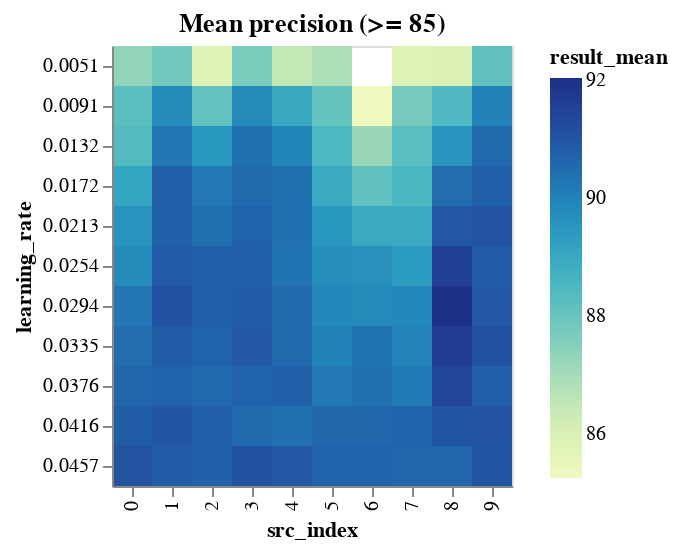

Notebook code cell kept with this figure:
### Code cell
range_learning_rate_results_df = learning_rate_results_df[
    learning_rate_results_df.result_mean >= DETAILED_VIEW_TRESHOLD
]

binified_learning_rate_heatmap(
    f"Mean precision (>= {DETAILED_VIEW_TRESHOLD})", range_learning_rate_results_df
)

### Figure 1 — Vega-Lite specification as saved in the notebook (floating-point values rounded to 4 significant figures)
{"config": {"view": {"continuousWidth": 400, "continuousHeight": 300}}, "hconcat": [{"mark": "rect", "encoding": {"color": {"type": "quantitative", "field": "result_mean"}, "tooltip": [{"type": "quantitative", "field": "result_mean"}, {"type": "quantitative", "field": "result_std"}, {"type": "quantitative", "field": "neurons"}, {"type": "quantitative", "field": "layers"}, {"type": "quantitative", "field": "epochs"}, {"type": "quantitative", "field": "learning_rate"}, {"type": "quantitative", "field": "src_index"}], "x": {"type": "ordinal", "field": "src_index"}, "y": {"type": "ordinal", "field": "learning_rate"}}, "selection": {"selector006": {"type": "interval", "bind": "scales", "encodings": ["x", "y"]}}, "title": "Mean precision (>= 85)"}], "data": {"name": "data-a7f724d6d22a55bf7551223a79b3ccd7"}, "$schema": "https://vega.github.io/schema/vega-lite/v4.8.1.json", "datasets": {"data-a7f724d6d22a55bf7551223a79b3ccd7": [{"neurons": 14, "layers": 3, "epochs": 60, "learning_rate": 0.0416, "momentum": 0.05776, "result_mean": 90.78, "result_std": 0.4169, "src_index": 2}, {"neurons": 14, "layers": 3, "epochs": 100, "learning_rate": 0.0294, "momentum": 0.05776, "result_mean": 91.09, "result_std": 0.5591, "src_index": 1}, {"neurons": 14, "layers": 3, "epochs": 60, "learning_rate": 0.0457, "momentum": 0.05776, "result_mean": 90.72, "result_std": 0.5263, "src_index": 2}, {"neurons": 8, "layers": 1, "epochs": 130, "learning_rate": 0.0213, "momentum": 0.05776, "result_mean": 89.58, "result_std": 0.4545, "src_index": 0}, {"neurons": 14, "layers": 3, "epochs": 70, "learning_rate": 0.0335, "momentum": 0.05776, "result_mean": 90.52, "result_std": 0.5516, "src_index": 4}, {"neurons": 14, "layers": 3, "epochs": 60, "learning_rate": 0.0376, "momentum": 0.05776, "result_mean": 90.52, "result_std": 0.5566, "src_index": 2}, {"neurons": 14, "layers": 3, "epochs": 100, "learning_rate": 0.0335, "momentum": 0.05776, "result_mean": 90.83, "result_std": 0.5909, "src_index": 1}, {"neurons": 8, "layers": 1, "epochs": 130, "learning_rate": 0.0254, "momentum": 0.05776, "result_mean": 89.79, "result_std": 0.5002, "src_index": 0}, {"neurons": 14, "layers": 3, "epochs": 90, "learning_rate": 0.0335, "momentum": 0.05776, "result_mean": 90.93, "result_std": 0.6379, "src_index": 3}, {"neurons": 14, "layers": 3, "epochs": 100, "learning_rate": 0.0254, "momentum": 0.05776, "result_mean": 90.88, "result_std": 0.6634, "src_index": 1}, {"neurons": 8, "layers": 1, "epochs": 100, "learning_rate": 0.0335, "momentum": 0.05776, "result_mean": 89.94, "result_std": 0.6052, "src_index": 7}, {"neurons": 8, "layers": 1, "epochs": 100, "learning_rate": 0.0294, "momentum": 0.05776, "result_mean": 89.84, "result_std": 0.6322, "src_index": 7}, {"neurons": 14, "layers": 3, "epochs": 90, "learning_rate": 0.0294, "momentum": 0.05776, "result_mean": 90.83, "result_std": 0.734, "src_index": 3}, {"neurons": 14, "layers": 3, "epochs": 60, "learning_rate": 0.0335, "momentum": 0.05776, "result_mean": 90.67, "result_std": 0.7272, "src_index": 2}, {"neurons": 14, "layers": 3, "epochs": 110, "learning_rate": 0.0335, "momentum": 0.05776, "result_mean": 91.14, "result_std": 0.7811, "src_index": 9}, {"neurons": 14, "layers": 3, "epochs": 60, "learning_rate": 0.0254, "momentum": 0.05776, "result_mean": 90.72, "result_std": 0.7479, "src_index": 2}, {"neurons": 14, "layers": 3, "epochs": 70, "learning_rate": 0.0294, "momentum": 0.05776, "result_mean": 90.52, "result_std": 0.7392, "src_index": 4}, {"neurons": 14, "layers": 3, "epochs": 70, "learning_rate": 0.0376, "momentum": 0.05776, "result_mean": 90.72, "result_std": 0.7604, "src_index": 4}, {"neurons": 14, "layers": 3, "epochs": 100, "learning_rate": 0.0213, "momentum": 0.05776, "result_mean": 90.78, "result_std": 0.7721, "src_index": 1}, {"neurons": 14, "layers": 3, "epochs": 90, "learning_rate": 0.0254, "momentum": 0.05776, "result_mean": 90.78, "result_std": 0.7751, "src_index": 3}, {"neurons": 14, "layers": 3, "epochs": 100, "learning_rate": 0.0416, "momentum": 0.05776, "result_mean": 90.99, "result_std": 0.805, "src_index": 1}, {"neurons": 8, "layers": 1, "epochs": 130, "learning_rate": 0.0457, "momentum": 0.05776, "result_mean": 91.04, "result_std": 0.8182, "src_index": 0}, {"neurons": 8, "layers": 1, "epochs": 120, "learning_rate": 0.0213, "momentum": 0.05776, "result_mean": 89.47, "result_std": 0.663, "src_index": 5}, {"neurons": 14, "layers": 3, "epochs": 70, "learning_rate": 0.0254, "momentum": 0.05776, "result_mean": 90.31, "result_std": 0.7564, "src_index": 4}, {"neurons": 8, "layers": 1, "epochs": 120, "learning_rate": 0.0254, "momentum": 0.05776, "result_mean": 89.73, "result_std": 0.705, "src_index": 5}, {"neurons": 13, "layers": 2, "epochs": 60, "learning_rate": 0.0254, "momentum": 0.05776, "result_mean": 89.63, "result_std": 0.6999, "src_index": 6}, {"neurons": 14, "layers": 3, "epochs": 90, "learning_rate": 0.0457, "momentum": 0.05776, "result_mean": 91.09, "result_std": 0.8521, "src_index": 3}, {"neurons": 14, "layers": 3, "epochs": 100, "learning_rate": 0.0376, "momentum": 0.05776, "result_mean": 90.67, "result_std": 0.8151, "src_index": 1}, {"neurons": 8, "layers": 1, "epochs": 100, "learning_rate": 0.0254, "momentum": 0.05776, "result_mean": 89.37, "result_std": 0.6981, "src_index": 7}, {"neurons": 8, "layers": 3, "epochs": 130, "learning_rate": 0.0254, "momentum": 0.05776, "result_mean": 91.56, "result_std": 0.9182, "src_index": 8}, {"neurons": 14, "layers": 3, "epochs": 110, "learning_rate": 0.0416, "momentum": 0.05776, "result_mean": 91.04, "result_std": 0.869, "src_index": 9}, {"neurons": 14, "layers": 3, "epochs": 110, "learning_rate": 0.0254, "momentum": 0.05776, "result_mean": 90.83, "result_std": 0.8576, "src_index": 9}, {"neurons": 14, "layers": 3, "epochs": 70, "learning_rate": 0.0416, "momentum": 0.05776, "result_mean": 90.41, "result_std": 0.8244, "src_index": 4}, {"neurons": 8, "layers": 3, "epochs": 130, "learning_rate": 0.0172, "momentum": 0.05776, "result_mean": 90.46, "result_std": 0.8318, "src_index": 8}, {"neurons": 8, "layers": 1, "epochs": 120, "learning_rate": 0.0294, "momentum": 0.05776, "result_mean": 89.84, "result_std": 0.7703, "src_index": 5}, {"neurons": 13, "layers": 2, "epochs": 60, "learning_rate": 0.0294, "momentum": 0.05776, "result_mean": 89.79, "result_std": 0.7717, "src_index": 6}, {"neurons": 8, "layers": 3, "epochs": 130, "learning_rate": 0.0213, "momentum": 0.05776, "result_mean": 90.93, "result_std": 0.8959, "src_index": 8}, {"neurons": 13, "layers": 2, "epochs": 60, "learning_rate": 0.0172, "momentum": 0.05776, "result_mean": 88.12, "result_std": 0.6185, "src_index": 6}, {"neurons": 14, "layers": 3, "epochs": 60, "learning_rate": 0.0294, "momentum": 0.05776, "result_mean": 90.72, "result_std": 0.888, "src_index": 2}, {"neurons": 14, "layers": 3, "epochs": 110, "learning_rate": 0.0376, "momentum": 0.05776, "result_mean": 90.78, "result_std": 0.8968, "src_index": 9}, {"neurons": 14, "layers": 3, "epochs": 90, "learning_rate": 0.0172, "momentum": 0.05776, "result_mean": 90.52, "result_std": 0.8716, "src_index": 3}, {"neurons": 14, "layers": 3, "epochs": 110, "learning_rate": 0.0294, "momentum": 0.05776, "result_mean": 90.93, "result_std": 0.9224, "src_index": 9}, {"neurons": 14, "layers": 3, "epochs": 90, "learning_rate": 0.0416, "momentum": 0.05776, "result_mean": 90.52, "result_std": 0.8992, "src_index": 3}, {"neurons": 14, "layers": 3, "epochs": 70, "learning_rate": 0.0457, "momentum": 0.05776, "result_mean": 90.93, "result_std": 0.9422, "src_index": 4}, {"neurons": 8, "layers": 1, "epochs": 100, "learning_rate": 0.0376, "momentum": 0.05776, "result_mean": 90.15, "result_std": 0.8643, "src_index": 7}, {"neurons": 14, "layers": 3, "epochs": 90, "learning_rate": 0.0213, "momentum": 0.05776, "result_mean": 90.67, "result_std": 0.9295, "src_index": 3}, {"neurons": 13, "layers": 2, "epochs": 60, "learning_rate": 0.0213, "momentum": 0.05776, "result_mean": 88.95, "result_std": 0.7715, "src_index": 6}, {"neurons": 14, "layers": 3, "epochs": 90, "learning_rate": 0.0376, "momentum": 0.05776, "result_mean": 90.67, "result_std": 0.9561, "src_index": 3}, {"neurons": 8, "layers": 1, "epochs": 130, "learning_rate": 0.0172, "momentum": 0.05776, "result_mean": 89.11, "result_std": 0.8106, "src_index": 0}, {"neurons": 8, "layers": 1, "epochs": 130, "learning_rate": 0.0294, "momentum": 0.05776, "result_mean": 90.26, "result_std": 0.926, "src_index": 0}, {"neurons": 8, "layers": 1, "epochs": 120, "learning_rate": 0.0335, "momentum": 0.05776, "result_mean": 89.99, "result_std": 0.9152, "src_index": 5}, {"neurons": 8, "layers": 1, "epochs": 120, "learning_rate": 0.0376, "momentum": 0.05776, "result_mean": 90.2, "result_std": 0.9413, "src_index": 5}, {"neurons": 14, "layers": 3, "epochs": 100, "learning_rate": 0.0172, "momentum": 0.05776, "result_mean": 90.78, "result_std": 1.002, "src_index": 1}, {"neurons": 8, "layers": 1, "epochs": 130, "learning_rate": 0.0416, "momentum": 0.05776, "result_mean": 90.83, "result_std": 1.009, "src_index": 0}, {"neurons": 8, "layers": 1, "epochs": 120, "learning_rate": 0.0457, "momentum": 0.05776, "result_mean": 90.67, "result_std": 0.9953, "src_index": 5}, {"neurons": 13, "layers": 2, "epochs": 60, "learning_rate": 0.0416, "momentum": 0.05776, "result_mean": 90.57, "result_std": 1.011, "src_index": 6}, {"neurons": 8, "layers": 3, "epochs": 130, "learning_rate": 0.0132, "momentum": 0.05776, "result_mean": 89.53, "result_std": 0.9192, "src_index": 8}, {"neurons": 14, "layers": 3, "epochs": 70, "learning_rate": 0.0213, "momentum": 0.05776, "result_mean": 90.36, "result_std": 1.011, "src_index": 4}, {"neurons": 8, "layers": 1, "epochs": 100, "learning_rate": 0.0213, "momentum": 0.05776, "result_mean": 88.95, "result_std": 0.9076, "src_index": 7}, {"neurons": 8, "layers": 1, "epochs": 120, "learning_rate": 0.0172, "momentum": 0.05776, "result_mean": 88.95, "result_std": 0.9095, "src_index": 5}, {"neurons": 14, "layers": 3, "epochs": 60, "learning_rate": 0.0213, "momentum": 0.05776, "result_mean": 90.41, "result_std": 1.058, "src_index": 2}, {"neurons": 14, "layers": 3, "epochs": 110, "learning_rate": 0.0213, "momentum": 0.05776, "result_mean": 91.04, "result_std": 1.144, "src_index": 9}, {"neurons": 13, "layers": 2, "epochs": 60, "learning_rate": 0.0376, "momentum": 0.05776, "result_mean": 90.36, "result_std": 1.083, "src_index": 6}, {"neurons": 13, "layers": 2, "epochs": 60, "learning_rate": 0.0335, "momentum": 0.05776, "result_mean": 90.31, "result_std": 1.1, "src_index": 6}, {"neurons": 8, "layers": 1, "epochs": 130, "learning_rate": 0.0376, "momentum": 0.05776, "result_mean": 90.62, "result_std": 1.134, "src_index": 0}, {"neurons": 8, "layers": 1, "epochs": 100, "learning_rate": 0.0416, "momentum": 0.05776, "result_mean": 90.67, "result_std": 1.15, "src_index": 7}, {"neurons": 8, "layers": 3, "epochs": 130, "learning_rate": 0.0294, "momentum": 0.05776, "result_mean": 92.03, "result_std": 1.287, "src_index": 8}, {"neurons": 8, "layers": 1, "epochs": 130, "learning_rate": 0.0335, "momentum": 0.05776, "result_mean": 90.46, "result_std": 1.136, "src_index": 0}, {"neurons": 8, "layers": 1, "epochs": 120, "learning_rate": 0.0416, "momentum": 0.05776, "result_mean": 90.57, "result_std": 1.17, "src_index": 5}, {"neurons": 8, "layers": 3, "epochs": 130, "learning_rate": 0.0376, "momentum": 0.05776, "result_mean": 91.4, "result_std": 1.283, "src_index": 8}, {"neurons": 14, "layers": 3, "epochs": 90, "learning_rate": 0.0132, "momentum": 0.05776, "result_mean": 90.36, "result_std": 1.197, "src_index": 3}, {"neurons": 14, "layers": 3, "epochs": 70, "learning_rate": 0.0172, "momentum": 0.05776, "result_mean": 90.36, "result_std": 1.198, "src_index": 4}, {"neurons": 14, "layers": 3, "epochs": 100, "learning_rate": 0.0132, "momentum": 0.05776, "result_mean": 90.26, "result_std": 1.195, "src_index": 1}, {"neurons": 14, "layers": 3, "epochs": 110, "learning_rate": 0.0172, "momentum": 0.05776, "result_mean": 90.72, "result_std": 1.242, "src_index": 9}, {"neurons": 8, "layers": 1, "epochs": 100, "learning_rate": 0.0457, "momentum": 0.05776, "result_mean": 90.62, "result_std": 1.245, "src_index": 7}, {"neurons": 8, "layers": 3, "epochs": 130, "learning_rate": 0.0416, "momentum": 0.05776, "result_mean": 90.99, "result_std": 1.284, "src_index": 8}, {"neurons": 14, "layers": 3, "epochs": 110, "learning_rate": 0.0051, "momentum": 0.05776, "result_mean": 88.12, "result_std": 1.021, "src_index": 9}, {"neurons": 8, "layers": 1, "epochs": 100, "learning_rate": 0.0172, "momentum": 0.05776, "result_mean": 88.54, "result_std": 1.067, "src_index": 7}, {"neurons": 8, "layers": 3, "epochs": 130, "learning_rate": 0.0051, "momentum": 0.05776, "result_mean": 85.93, "result_std": 0.8227, "src_index": 8}, {"neurons": 14, "layers": 3, "epochs": 70, "learning_rate": 0.0091, "momentum": 0.05776, "result_mean": 89.01, "result_std": 1.132, "src_index": 4}, {"neurons": 8, "layers": 1, "epochs": 120, "learning_rate": 0.0051, "momentum": 0.05776, "result_mean": 86.87, "result_std": 0.9434, "src_index": 5}, {"neurons": 14, "layers": 3, "epochs": 100, "learning_rate": 0.0457, "momentum": 0.05776, "result_mean": 90.83, "result_std": 1.348, "src_index": 1}, {"neurons": 13, "layers": 2, "epochs": 60, "learning_rate": 0.0457, "momentum": 0.05776, "result_mean": 90.67, "result_std": 1.334, "src_index": 6}, {"neurons": 14, "layers": 3, "epochs": 70, "learning_rate": 0.0051, "momentum": 0.05776, "result_mean": 86.45, "result_std": 0.932, "src_index": 4}, {"neurons": 8, "layers": 1, "epochs": 130, "learning_rate": 0.0091, "momentum": 0.05776, "result_mean": 88.22, "result_std": 1.111, "src_index": 0}, {"neurons": 8, "layers": 1, "epochs": 100, "learning_rate": 0.0132, "momentum": 0.05776, "result_mean": 88.22, "result_std": 1.111, "src_index": 7}, {"neurons": 14, "layers": 3, "epochs": 110, "learning_rate": 0.0457, "momentum": 0.05776, "result_mean": 90.99, "result_std": 1.388, "src_index": 9}, {"neurons": 8, "layers": 1, "epochs": 120, "learning_rate": 0.0132, "momentum": 0.05776, "result_mean": 88.48, "result_std": 1.156, "src_index": 5}, {"neurons": 8, "layers": 1, "epochs": 130, "learning_rate": 0.0132, "momentum": 0.05776, "result_mean": 88.38, "result_std": 1.147, "src_index": 0}, {"neurons": 8, "layers": 1, "epochs": 100, "learning_rate": 0.0091, "momentum": 0.05776, "result_mean": 87.75, "result_std": 1.095, "src_index": 7}, {"neurons": 8, "layers": 1, "epochs": 120, "learning_rate": 0.0091, "momentum": 0.05776, "result_mean": 88.01, "result_std": 1.128, "src_index": 5}, {"neurons": 8, "layers": 1, "epochs": 130, "learning_rate": 0.0051, "momentum": 0.05776, "result_mean": 87.34, "result_std": 1.076, "src_index": 0}, {"neurons": 14, "layers": 3, "epochs": 110, "learning_rate": 0.0091, "momentum": 0.05776, "result_mean": 90.0, "result_std": 1.362, "src_index": 9}, {"neurons": 14, "layers": 3, "epochs": 110, "learning_rate": 0.0132, "momentum": 0.05776, "result_mean": 90.52, "result_std": 1.415, "src_index": 9}, {"neurons": 14, "layers": 3, "epochs": 90, "learning_rate": 0.0091, "momentum": 0.05776, "result_mean": 89.79, "result_std": 1.342, "src_index": 3}, {"neurons": 13, "layers": 2, "epochs": 60, "learning_rate": 0.0132, "momentum": 0.05776, "result_mean": 87.18, "result_std": 1.101, "src_index": 6}, {"neurons": 14, "layers": 3, "epochs": 60, "learning_rate": 0.0172, "momentum": 0.05776, "result_mean": 90.2, "result_std": 1.41, "src_index": 2}, {"neurons": 8, "layers": 1, "epochs": 100, "learning_rate": 0.0051, "momentum": 0.05776, "result_mean": 85.77, "result_std": 0.9799, "src_index": 7}, {"neurons": 14, "layers": 3, "epochs": 90, "learning_rate": 0.0051, "momentum": 0.05776, "result_mean": 87.7, "result_std": 1.174, "src_index": 3}, {"neurons": 14, "layers": 3, "epochs": 60, "learning_rate": 0.0132, "momentum": 0.05776, "result_mean": 89.47, "result_std": 1.37, "src_index": 2}, {"neurons": 14, "layers": 3, "epochs": 60, "learning_rate": 0.0051, "momentum": 0.05776, "result_mean": 85.83, "result_std": 1.01, "src_index": 2}, {"neurons": 14, "layers": 3, "epochs": 60, "learning_rate": 0.0091, "momentum": 0.05776, "result_mean": 88.07, "result_std": 1.297, "src_index": 2}, {"neurons": 14, "layers": 3, "epochs": 70, "learning_rate": 0.0132, "momentum": 0.05776, "result_mean": 89.89, "result_std": 1.484, "src_index": 4}, {"neurons": 8, "layers": 3, "epochs": 130, "learning_rate": 0.0457, "momentum": 0.05776, "result_mean": 90.62, "result_std": 1.563, "src_index": 8}, {"neurons": 8, "layers": 3, "epochs": 130, "learning_rate": 0.0335, "momentum": 0.05776, "result_mean": 91.66, "result_std": 1.678, "src_index": 8}, {"neurons": 14, "layers": 3, "epochs": 100, "learning_rate": 0.0091, "momentum": 0.05776, "result_mean": 89.79, "result_std": 1.527, "src_index": 1}, {"neurons": 14, "layers": 3, "epochs": 100, "learning_rate": 0.0051, "momentum": 0.05776, "result_mean": 87.81, "result_std": 1.418, "src_index": 1}, {"neurons": 8, "layers": 3, "epochs": 130, "learning_rate": 0.0091, "momentum": 0.05776, "result_mean": 88.43, "result_std": 1.491, "src_index": 8}, {"neurons": 13, "layers": 2, "epochs": 60, "learning_rate": 0.0091, "momentum": 0.05776, "result_mean": 85.26, "result_std": 1.274, "src_index": 6}]}}
